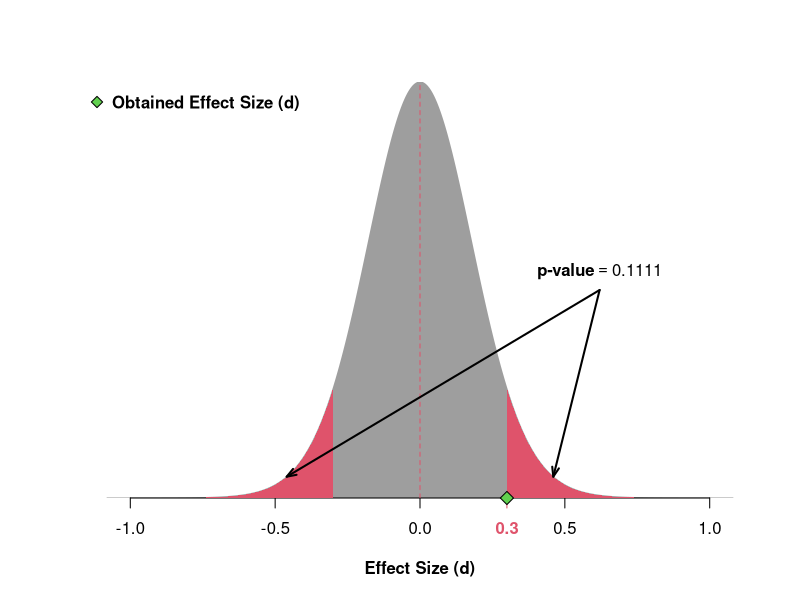

Generate this figure with R:
hyp.test = function(N = 30, obs.d = .1){
  
  options(warn = -1)  ;  df = N - 1  ;  d.SE = 1/sqrt(N)
min.d = qt(1e-6, df)*d.SE  ;  max.d = qt(0.999999, df)*d.SE

`d|H0` = curve(dt(x/d.SE, df)/d.SE, min.d, max.d, n = 1e4, xlab = "Effect Size (d)", 
               ylab = NA, font.lab = 2, ty = "n", axes = FALSE, bty = "n",
               cex.axis = 1, cex.lab = 1, yaxs = "i")
  
  polygon(`d|H0`, col = 8, border = 8)  ;  axis(1)
  
    arrow = qt(.999, df)*d.SE
  p.value = signif(2*(1-pt(abs(obs.d)/d.SE, df)), 4)
  
   x = seq(min.d, -obs.d, l = 1e4) ;  y = dt(x/ d.SE, df)/d.SE
  xx = seq(max.d,  obs.d, l = 1e4) ; yy = dt(xx/d.SE, df)/d.SE
  
  polygon(c(min.d,  x, -obs.d), c( y[1],  y, rev( y[1])), col = 2, border = NA)  
  polygon(c(max.d, xx,  obs.d), c(yy[1], yy, rev(yy[1])), col = 2, border = NA)  
  
  segments(0, 0, 0, max(`d|H0`$y), col = 2, xpd = FALSE, lty = 2) 
  axis(1, at = obs.d, font = 2, col = 2, col.axis = 2)
  points(obs.d, 0, pch = 23, bg = 3, cex = 1.4, xpd = TRUE)
  legend("topleft", "Obtained Effect Size (d)", pch = 23, pt.bg = 3, pt.cex = 1.2, bty = "n", text.font = 2)   
  
  arrows((obs.d+max.d)/3, dt(((obs.d+max.d)/3)/d.SE , df)/d.SE, arrow, max(`d|H0`$y)/2, code = 1, length = .1, angle = 20, lwd = 2)
  arrows((-obs.d+min.d)/3, dt(((-obs.d+min.d)/3)/d.SE , df)/d.SE, arrow, max(`d|H0`$y)/2, code = 1, length = .1, angle = 20, lwd = 2)
  text(arrow, max(`d|H0`$y)/2, bquote(bold("p-value" == .(p.value))), font = 2, pos = 3)
}
#Example of use:
hyp.test(N = 30, obs.d = .3)
